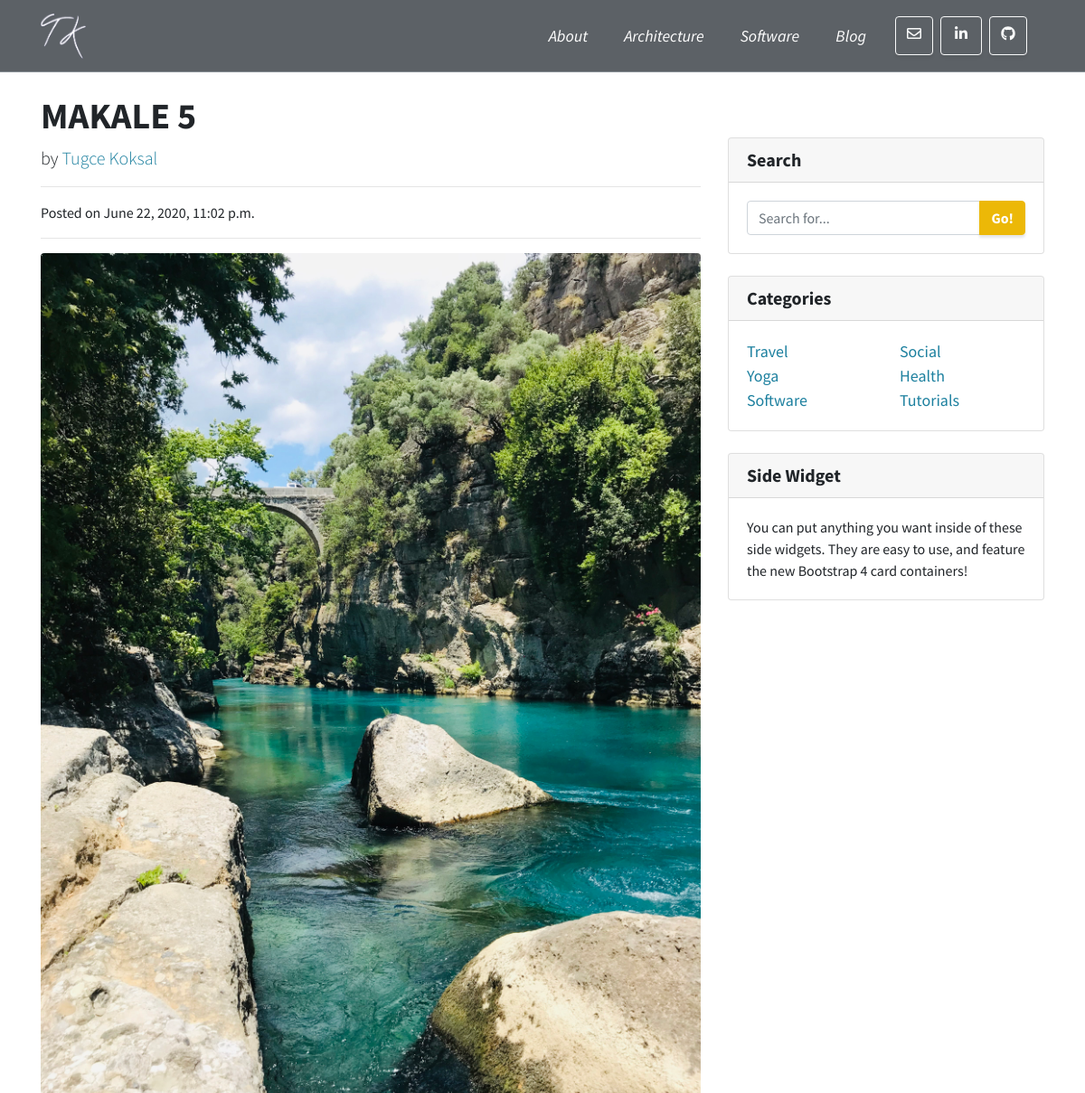
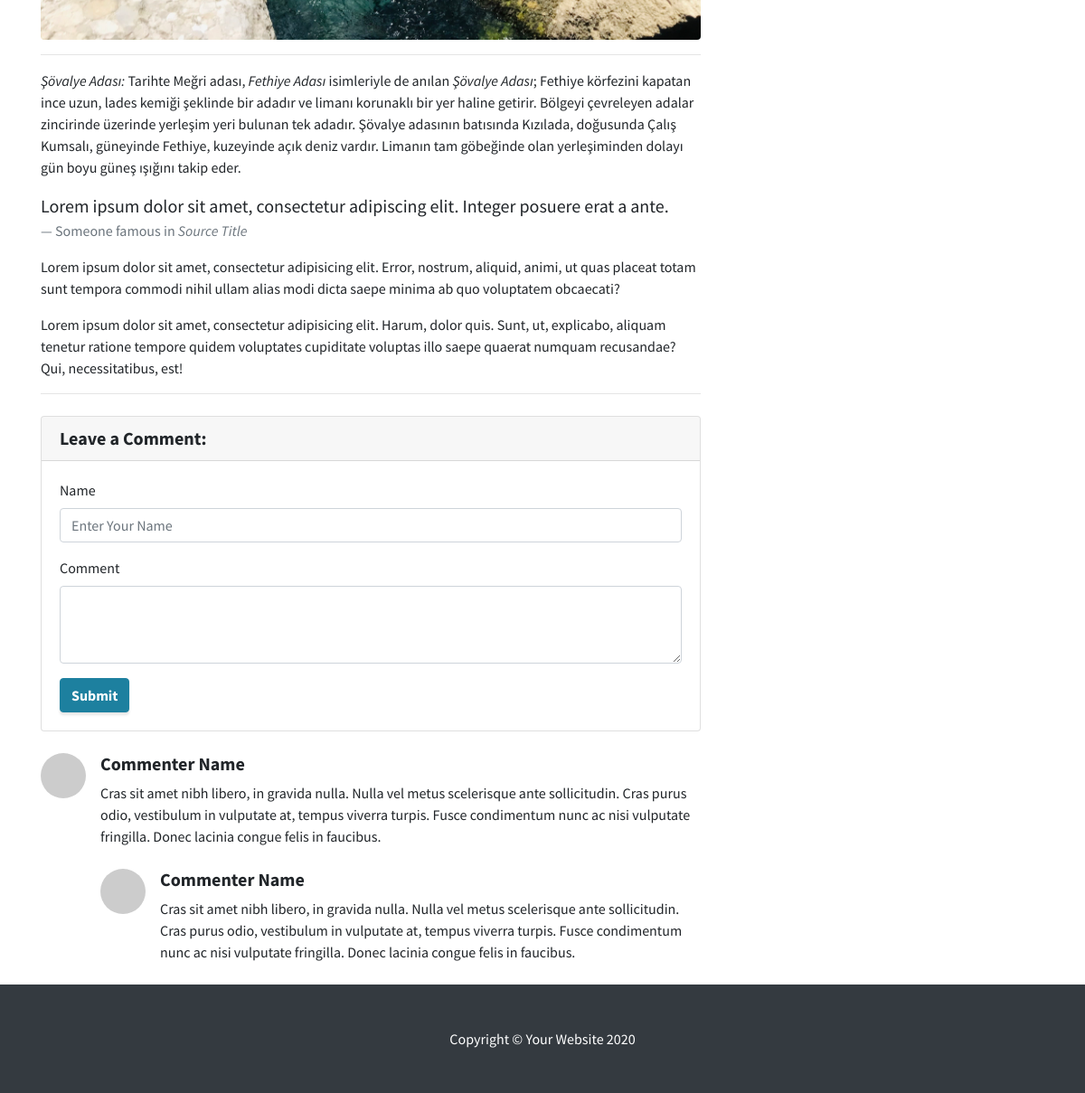
Page /blog/1/ on the committed database (2 pictures, top to bottom).
### article/models.py (models this page shows, shortened)
class Article(models.Model):
    title=models.CharField(max_length=50)
    created_date=models.DateTimeField(auto_now_add=True)
    article_image = models.FileField(blank = True,null = True,verbose_name=" Add Image")
    content = RichTextField()

### article/views.py (the view)
# urls.py: path('<int:id>/',views.post,name='post'),
def post(request,id):
    article=get_object_or_404(Article,id=id)
    return render(request,'post.html',{'article':article})

### templates/post.html (shortened to what this page needs)
{% extends 'layout.html' %}
{% load static %}
{% block body %}
<div class="container">
    <div class="row">
      <div class="col-lg-8">
        <h1 class="mt-4">{{article.title}}</h1>
        <p class="lead">
          by
          <a href="#">Tugce Koksal</a>
        </p>
        <hr>
                <p>Posted on {{article.created_date}}</p>
            <hr>
        {% if article.article_image %}
        <img class="img-fluid rounded" src="{{article.article_image.url}}" alt="">
        {%endif%}
        <hr>
        <p>{{article.content|safe}}</p>
        <blockquote class="blockquote">
          <p class="mb-0">Lorem ipsum dolor sit amet, consectetur adipiscing elit. Integer posuere erat a ante.</p>
          <footer class="blockquote-footer">Someone famous in
            <cite title="Source Title">Source Title</cite>
          </footer>
        </blockquote>
        <p>Lorem ipsum dolor sit amet, consectetur adipisicing elit. Error, nostrum, aliquid, animi, ut quas placeat totam sunt tempora commodi nihil ullam alias modi dicta saepe minima ab quo voluptatem obcaecati?</p>
        <p>Lorem ipsum dolor sit amet, consectetur adipisicing elit. Harum, dolor quis. Sunt, ut, explicabo, aliquam tenetur ratione tempore quidem voluptates cupiditate voluptas illo saepe quaerat numquam recusandae? Qui, necessitatibus, est!</p>
        <hr>
        <div class="card my-4">
          <h5 class="card-header">Leave a Comment:</h5>
          <div class="card-body">
            <form method='POST' action="{% url 'article:comment' article.id %}">
              <div class="form-group">
                <label for="formGroupExampleInput">Name</label>
                <input name = "comment_author" type="text" class="form-control" id="formGroupExampleInput" placeholder="Enter Your Name">
              </div>
              <div class="form-group">
                <label for="formGroupExampleInput">Comment</label>
                <textarea name='comment_content' class="form-control" rows="3" ></textarea>
              </div>
              <button type="submit" class="btn btn-primary">Submit</button>
            </form>
          </div>
        </div>
        <div class="media mb-4">
          <img class="d-flex mr-3 rounded-circle" src="http://placehold.it/50x50" alt="">
          <div class="media-body">
            <h5 class="mt-0">Commenter Name</h5>
            Cras sit amet nibh libero, in gravida nulla. Nulla vel metus scelerisque ante sollicitudin. Cras purus odio, vestibulum in vulputate at, tempus viverra turpis. Fusce condimentum nunc ac nisi vulputate fringilla. Donec lacinia congue felis in faucibus.
            <div class="media mt-4">
              <img class="d-flex mr-3 rounded-circle" src="http://placehold.it/50x50" alt="">
              <div class="media-body">
                <h5 class="mt-0">Commenter Name</h5>
                Cras sit amet nibh libero, in gravida nulla. Nulla vel metus scelerisque ante sollicitudin. Cras purus odio, vestibulum in vulputate at, tempus viverra turpis. Fusce condimentum nunc ac nisi vulputate fringilla. Donec lacinia congue felis in faucibus.
              </div>
            </div>
          </div>
        </div>
      </div>
      {% include './sidebar.html' %}
{% endblock %}

### static/css/style.css (style rules this page uses)
.container { padding-left: 80px;padding-right: 80px; }

### rows in the picture
Article: title "MAKALE 5", created_date "June 22, 2020, 11:02 p.m.", article_image (picture), content "Şövalye Adası: Tarihte Meğri adası, Fethiye Adası isimleriyle de anılan Şövalye Adası ; Fethiye körfezini kapatan ince uzun, lades kemiği şeklinde bir adadır ve limanı korunaklı bir yer haline getirir. Bölgeyi çevreleyen adalar zincirinde üzerinde yerleşim yeri bulunan tek adadır. Şövalye adasının batısında Kızılada, doğusunda Çalış Kumsalı, güneyinde Fethiye, kuzeyinde açık deniz vardır. Limanın tam göbeğinde olan yerleşiminden dolayı gün boyu güneş ışığını takip eder."
